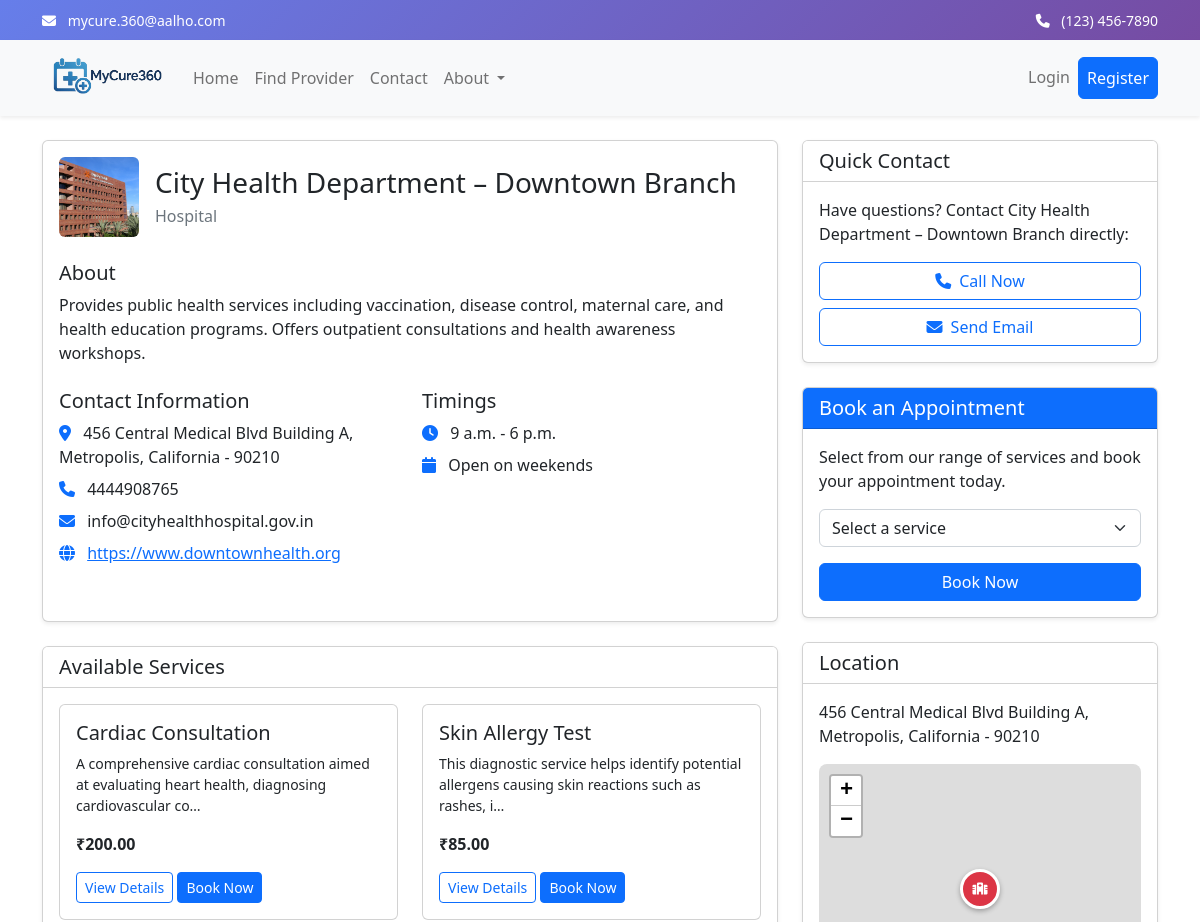
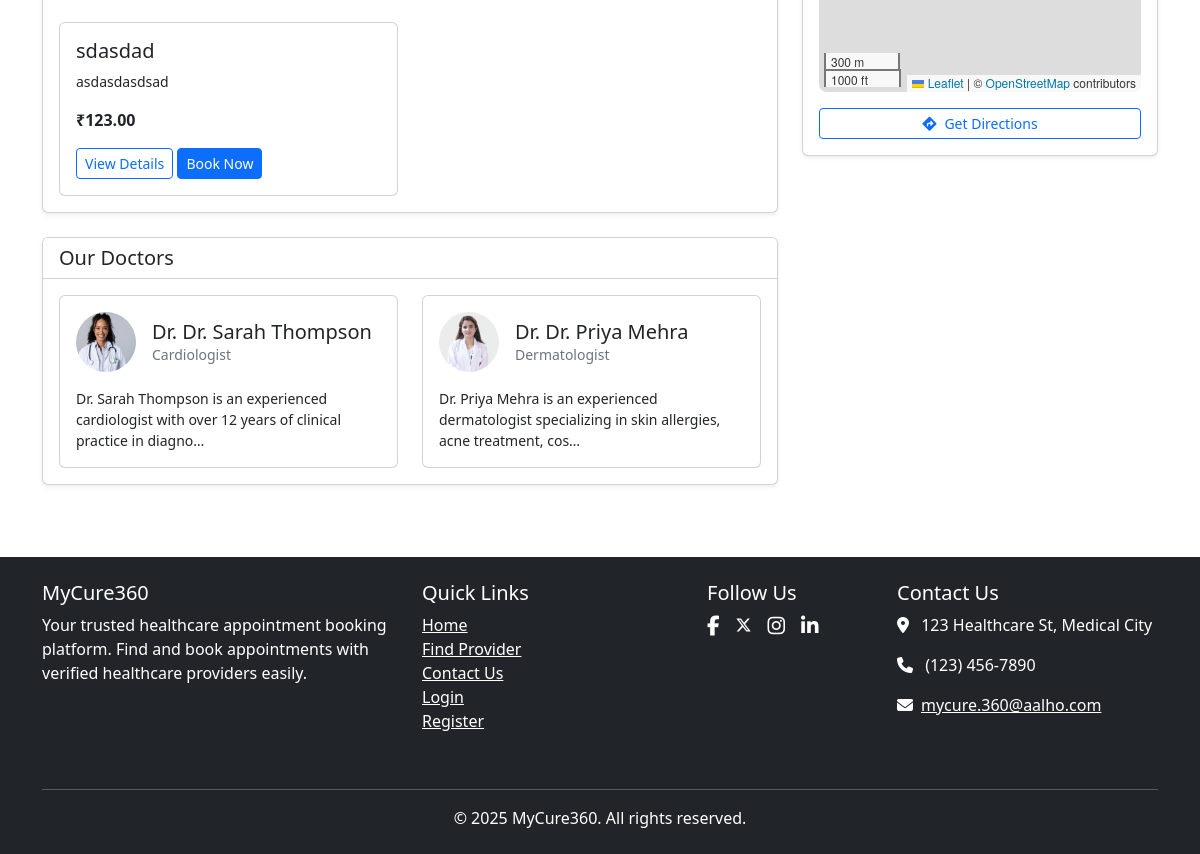
The page /appointments/authority/1/ on the database its author committed (2 pictures, top to bottom).
### authorities/models.py (models this page shows, shortened)
class Authority(models.Model):
    AUTHORITY_TYPE_CHOICES = (
        ('HOSPITAL', 'Hospital'),
        ('CLINIC', 'Clinic'),
        ('DIAGNOSTIC', 'Diagnostic Center'),
    )
    user = models.OneToOneField(User, on_delete=models.CASCADE, related_name='authority_profile')
    name = models.CharField(max_length=255)
    authority_type = models.CharField(max_length=10, choices=AUTHORITY_TYPE_CHOICES)
    description = models.TextField()
    address = models.TextField()
    city = models.CharField(max_length=100)
    email = models.EmailField(blank=True, null=True)
    phone = models.CharField(max_length=15, blank=True, null=True)
    state = models.CharField(max_length=100)
    postal_code = models.CharField(max_length=10)
    latitude = models.FloatField(blank=True, null=True)
    longitude = models.FloatField(blank=True, null=True)
    logo = models.ImageField(upload_to='authority_logos/', blank=True, null=True)
    website = models.URLField(blank=True, null=True)
    established_date = models.DateField(blank=True, null=True)
    opening_time = models.TimeField(default='09:00', help_text="Opening time (24-hour format)")
    closing_time = models.TimeField(default='18:00', help_text="Closing time (24-hour format)")
    open_on_weekends = models.BooleanField(default=True, help_text="Check if open on weekends")
    is_verified = models.BooleanField(default=False)
    registration_number = models.CharField(max_length=50, blank=True, null=True)
    created_at = models.DateTimeField(auto_now_add=True)
    updated_at = models.DateTimeField(auto_now=True)
    class Meta:
        verbose_name = 'Authority'
        verbose_name_plural = 'Authorities'
        db_table = 'authorities'

class Service(models.Model):
    authority = models.ForeignKey(Authority, on_delete=models.CASCADE, related_name='services')
    name = models.CharField(max_length=255)
    description = models.TextField()
    doctors = models.ManyToManyField(Doctor, related_name='services', blank=True)
    price = models.DecimalField(max_digits=10, decimal_places=2)
    duration_minutes = models.PositiveIntegerField(default=30)
    is_active = models.BooleanField(default=True)
    created_at = models.DateTimeField(auto_now_add=True)
    updated_at = models.DateTimeField(auto_now=True)
    class Meta:
        verbose_name = 'Service'
        verbose_name_plural = 'Services'
        db_table = 'services'

class Doctor(models.Model):
    GENDER_CHOICES = (
        ('MALE', 'Male'),
        ('FEMALE', 'Female'),
        ('OTHER', 'Other'),
    )
    authority = models.ForeignKey(Authority, on_delete=models.CASCADE, related_name='doctors')
    name = models.CharField(max_length=255)
    specialization = models.CharField(max_length=255)
    qualification = models.CharField(max_length=255)
    experience_years = models.PositiveIntegerField()
    gender = models.CharField(max_length=6, choices=GENDER_CHOICES)
    photo = models.ImageField(upload_to='doctor_photos/', blank=True, null=True)
    email = models.EmailField(blank=True, null=True)
    phone = models.CharField(max_length=15, blank=True, null=True)
    bio = models.TextField(blank=True, null=True)
    consultation_fee = models.DecimalField(max_digits=10, decimal_places=2, blank=True, null=True)
    is_active = models.BooleanField(default=True)
    created_at = models.DateTimeField(auto_now_add=True)
    updated_at = models.DateTimeField(auto_now=True)
    class Meta:
        verbose_name = 'Doctor'
        verbose_name_plural = 'Doctors'
        db_table = 'doctors'

### appointments/views.py (the view)
# urls.py: path('authority/<int:authority_id>/', views.authority_detail_view, name='admin_authority_detail'),
def authority_detail_view(request, authority_id):
    authority = get_object_or_404(Authority, id=authority_id, is_verified=True)
    services = Service.objects.filter(authority=authority, is_active=True)
    doctors = Doctor.objects.filter(authority=authority)
    context = {
        'authority': authority,
        'services': services,
        'doctors': doctors,
    }
    return render(request, 'appointments/authority_detail.html', context)

### appointments/templates/appointments/authority_detail.html (shortened to what this page needs)
{% extends 'base.html' %}
{% load static %}
{% block extra_css %}
<link rel="stylesheet" href="https://cdnjs.cloudflare.com/ajax/libs/leaflet/1.9.4/leaflet.min.css" />
{% endblock %}
{% block content %}
<div class="container py-4">
    <div class="row">
        <div class="col-lg-8">
            <div class="card shadow-sm mb-4">
                <div class="card-body">
                    <div class="d-flex align-items-center mb-4">
                        {% if authority.logo %}
                            <img src="{{ authority.logo.url }}" alt="{{ authority.name }}" class="rounded me-3" style="width: 80px; height: 80px; object-fit: cover;">
                        {% else %}
                            <div class="bg-light rounded d-flex align-items-center justify-content-center me-3" style="width: 80px; height: 80px;">
                                <i class="fas fa-hospital text-secondary" style="font-size: 2rem;"></i>
                            </div>
                        {% endif %}
                        <div>
                            <h2 class="h3 mb-1">{{ authority.name }}</h2>
                            <p class="text-muted mb-0">{{ authority.get_authority_type_display }}</p>
                        </div>
                    </div>
                    <div class="mb-4">
                        <h5>About</h5>
                        <p>{{ authority.description }}</p>
                    </div>
                    <div class="row mb-4">
                        <div class="col-md-6">
                            <h5>Contact Information</h5>
                            <ul class="list-unstyled">
                                <li class="mb-2">
                                    <i class="fas fa-map-marker-alt text-primary me-2"></i>
                                    {{ authority.address }}, {{ authority.city }}, {{ authority.state }} - {{ authority.postal_code }}
                                </li>
                                <li class="mb-2">
                                    <i class="fas fa-phone text-primary me-2"></i>
                                    {{ authority.phone }}
                                </li>
                                <li class="mb-2">
                                    <i class="fas fa-envelope text-primary me-2"></i>
                                    {{ authority.email }}
                                </li>
                                {% if authority.website %}
                                <li class="mb-2">
                                    <i class="fas fa-globe text-primary me-2"></i>
                                    <a href="{{ authority.website }}" target="_blank">{{ authority.website }}</a>
                                </li>
                                {% endif %}
                            </ul>
                        </div>
                        <div class="col-md-6">
                            <h5>Timings</h5>
                            <ul class="list-unstyled">
                                <li class="mb-2">
                                    <i class="fas fa-clock text-primary me-2"></i>
                                    {{ authority.opening_time }} - {{ authority.closing_time }}
                                </li>
                                <li class="mb-2">
                                    <i class="fas fa-calendar text-primary me-2"></i>
                                    {% if authority.open_on_weekends %}
                                        Open on weekends
                                    {% else %}
                                        Closed on weekends
                                    {% endif %}
                                </li>
                            </ul>
                        </div>
                    </div>
                </div>
            </div>
            <div class="card shadow-sm mb-4">
                <div class="card-header bg-white">
                    <h5 class="mb-0">Available Services</h5>
                </div>
                <div class="card-body">
                    {% if services %}
                        <div class="row row-cols-1 row-cols-md-2 g-4">
                            {% for service in services %}
                                <div class="col">
                                    <div class="card h-100">
                                        <div class="card-body">
                                            <h5 class="card-title">{{ service.name }}</h5>
                                            <p class="card-text small">{{ service.description|truncatechars:100 }}</p>
                                            <p class="card-text"><strong>₹{{ service.price }}</strong></p>
                                            <a href="{% url 'service_detail' service.id %}" class="btn btn-sm btn-outline-primary">View Details</a>
                                            <a href="{% url 'book_appointment' service.id %}" class="btn btn-sm btn-primary">Book Now</a>
                                        </div>
                                    </div>
                                </div>
                            {% endfor %}
                        </div>
                    {% else %}
                        <div class="text-center py-4">
                            <p class="text-muted">No services available at the moment.</p>
                        </div>
                    {% endif %}
                </div>
            </div>
            <div class="card shadow-sm">
                <div class="card-header bg-white">
                    <h5 class="mb-0">Our Doctors</h5>
                </div>
                <div class="card-body">
                    {% if doctors %}
                        <div class="row row-cols-1 row-cols-md-2 g-4">
                            {% for doctor in doctors %}
                                <div class="col">
                                    <div class="card h-100">
                                        <div class="card-body">
                                            <div class="d-flex align-items-center mb-3">
                                                {% if doctor.photo %}
                                                    <img src="{{ doctor.photo.url }}" alt="Dr. {{ doctor.name }}" class="rounded-circle me-3" style="width: 60px; height: 60px; object-fit: cover;">
                                                {% else %}
                                                    <div class="bg-light rounded-circle d-flex align-items-center justify-content-center me-3" style="width: 60px; height: 60px;">
                                                        <i class="fas fa-user-md text-secondary"></i>
                                                    </div>
                                                {% endif %}
                                                <div>
                                                    <h5 class="card-title mb-0">Dr. {{ doctor.name }}</h5>
                                                    <p class="card-text text-muted small">{{ doctor.specialization }}</p>
                                                </div>
                                            </div>
                                            <p class="card-text small">{{ doctor.bio|truncatechars:100 }}</p>
                                        </div>
                                    </div>
                                </div>
                            {% endfor %}
                        </div>
                    {% else %}
                        <div class="text-center py-4">
                            <p class="text-muted">No doctors available at the moment.</p>
                        </div>
                    {% endif %}
                </div>
            </div>
        </div>
        <div class="col-lg-4">
            <div class="card shadow-sm mb-4">
                <div class="card-header bg-white">
                    <h5 class="mb-0">Quick Contact</h5>
                </div>
                <div class="card-body">
                    <p>Have questions? Contact {{ authority.name }} directly:</p>
                    <div class="d-grid gap-2">
                        <a href="tel:{{ authority.phone }}" class="btn btn-outline-primary">
                            <i class="fas fa-phone me-2"></i>Call Now
                        </a>
                        <a href="mailto:{{ authority.email }}" class="btn btn-outline-primary">
                            <i class="fas fa-envelope me-2"></i>Send Email
                        </a>
                    </div>
                </div>
            </div>
            <div class="card shadow-sm mb-4">
                <div class="card-header bg-primary text-white">
                    <h5 class="mb-0">Book an Appointment</h5>
                </div>
                <div class="card-body">
                    <p>Select from our range of services and book your appointment today.</p>
                    {% if services %}
                        <form action="{% url 'book_appointment' 0 %}" method="get" id="sidebar-booking-form">
                            <div class="mb-3">
                                <select name="service_id" class="form-select" id="service-select">
                                    <option value="">Select a service</option>
                                </select>
                            </div>
                            <div class="d-grid">
                                <button type="button" class="btn btn-primary" id="sidebar-book-btn">Book Now</button>
                            </div>
                        </form>
                    {% else %}
                        <div class="text-center py-2">
                            <p class="text-muted">No services available for booking at the moment.</p>
                        </div>
                    {% endif %}
                </div>
            </div>
            <div class="card shadow-sm">
                <div class="card-header bg-white">
                    <h5 class="mb-0">Location</h5>
                </div>
                <div class="card-body">
                    <p class="mb-3">{{ authority.address }}, {{ authority.city }}, {{ authority.state }} - {{ authority.postal_code }}</p>
                    {% if authority.latitude and authority.longitude %}
                        <div class="map-container">
                            <div id="authority-map"></div>
                        </div>
                        <div class="mt-3">
                            <a href="https://www.google.com/maps/dir/?api=1&destination={{ authority.latitude }},{{ authority.longitude }}"
                               target="_blank" class="btn btn-outline-primary btn-sm w-100">
                                <i class="fas fa-directions me-2"></i>Get Directions
                            </a>
                        </div>
                    {% endif %}
                </div>
            </div>
        </div>
    </div>
</div>
{% endblock %}

### appointments/templates/appointments/authority_detail.html (style rules this page uses)
.map-container { height: 250px; border-radius: 8px; overflow: hidden; }
#authority-map { height: 100%; width: 100%; }

### templates/base.html (style rules this page uses)
body { overflow-x: hidden; }

### rows shown on the page
Authority: logo (picture), name "City Health Department – Downtown Branch", authority_type "Hospital", description "Provides public health services including vaccination, disease control, maternal care, and health education programs. Offers outpatient consultations and health awareness workshops.", address "456 Central Medical Blvd Building A", city "Metropolis", state "California", postal_code "90210", phone "4444908765", email "info@cityhealthhospital.gov.in", website "https://www.downtownhealth.org", opening_time "9 a.m.", closing_time "6 p.m."
Service: name "Cardiac Consultation", description "A comprehensive cardiac consultation aimed at evaluating heart health, diagnosing cardiovascular co…", price "200.00"
Service: name "Skin Allergy Test", description "This diagnostic service helps identify potential allergens causing skin reactions such as rashes, i…", price "85.00"
Service: name "sdasdad", description "asdasdasdsad", price "123.00"
Doctor: photo (picture), name "Dr. Sarah Thompson", specialization "Cardiologist", bio "Dr. Sarah Thompson is an experienced cardiologist with over 12 years of clinical practice in diagno…"
Doctor: photo (picture), name "Dr. Priya Mehra", specialization "Dermatologist", bio "Dr. Priya Mehra is an experienced dermatologist specializing in skin allergies, acne treatment, cos…"
